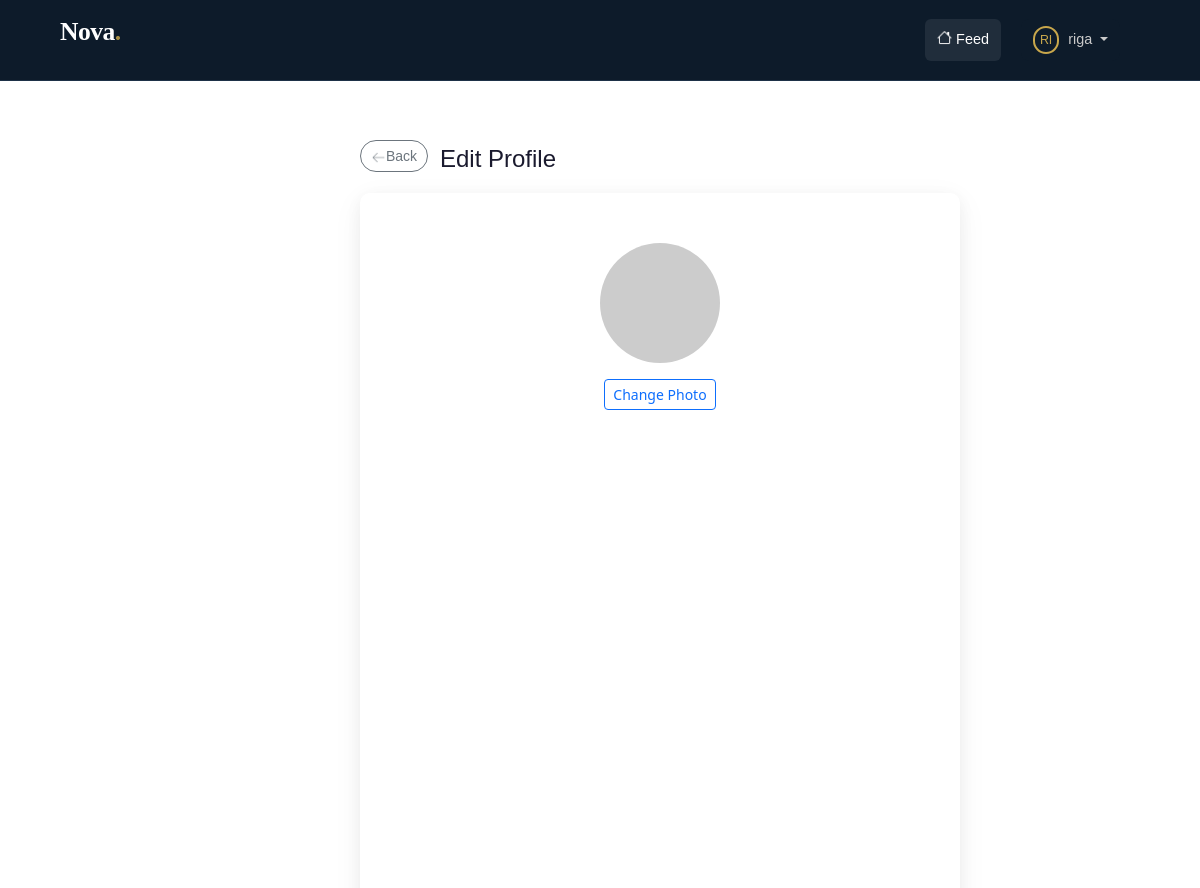
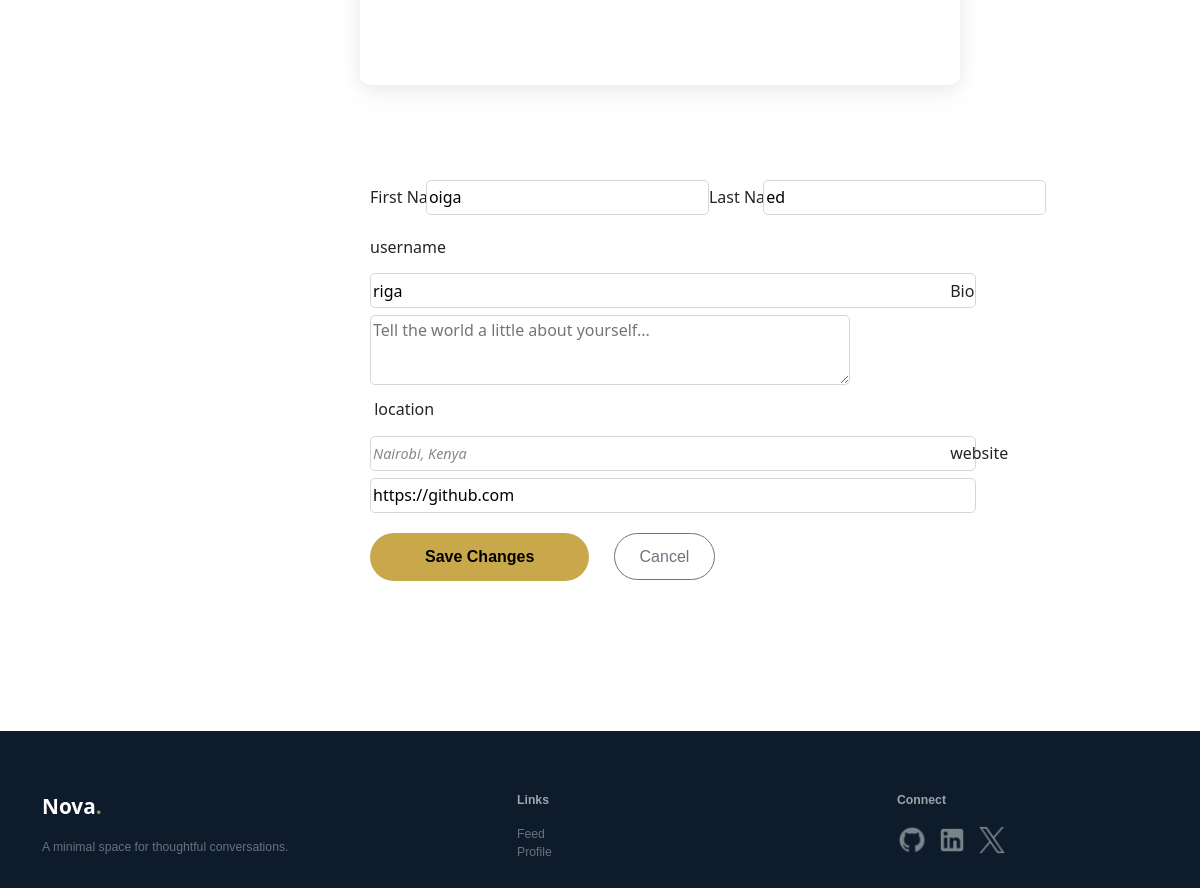
The page /edit_profile (signed in) on the database its author committed (2 pictures, top to bottom).
### app/models.py (models this page shows, shortened)
class User(db.Model, UserMixin):
    id = db.Column(db.Integer, primary_key=True)
    first_name = db.Column(db.String(64), index=True)
    last_name = db.Column(db.String(64), index=True)
    username = db.Column(db.String(64), index=True, unique=True)
    email = db.Column(db.String(120), index=True, unique=True)
    bio = db.Column(db.String(140))
    location = db.Column(db.String(64))
    website = db.Column(db.String(120))
    password_hash = db.Column(db.String(128))
    posts = db.relationship('Post', backref='author', lazy='dynamic')
    member_since = db.Column(db.DateTime, default=datetime.utcnow)

### app/routes.py (the view)
@app.route('/edit_profile', methods=['GET', 'POST'])
@login_required
def edit_profile():
    form = EditProfileForm(current_user.username)
    if form.validate_on_submit():
        current_user.username = form.username.data
        current_user.first_name = form.first_name.data
        current_user.last_name = form.last_name.data
        current_user.bio = form.bio.data
        current_user.location = form.location.data
        current_user.website = form.website.data
        db.session.commit()
        flash('Your changes have been saved.', 'success')
        return redirect(url_for('edit_profile'))
    elif request.method == 'GET':
        form.username.data = current_user.username
        form.first_name.data = current_user.first_name
        form.last_name.data = current_user.last_name
        form.bio.data = current_user.bio
        form.location.data = current_user.location
        form.website.data = current_user.website
    return render_template('edit_profile.html', title=f'Edit Profile for {current_user.username}', form=form)

### app/forms.py (shortened to what this page needs)
class EditProfileForm(FlaskForm):
    first_name = StringField('First Name')
    last_name = StringField('Last Name')
    username = StringField('username')
    bio = TextAreaField('Bio', render_kw={"placeholder": "Tell the world a little about yourself..."})
    location = StringField('location', render_kw={"placeholder": "Nairobi, Kenya"})
    website = StringField('website', render_kw={"placeholder": "https://yourwebsite.com"})
    submit = SubmitField('Save Changes')
    def __init__(self, original_username, *args, **kwargs) -> None:
        super(EditProfileForm, self).__init__(*args, **kwargs)
        self.original_username = original_username

### app/models.py (called while the page is built)
@login.user_loader
def load_user(id):
    return User.query.get(int(id))

### app/routes.py (called while the page is built)
@app.before_request
def before_request():
    if current_user.is_authenticated:
        current_user.last_seen = datetime.utcnow()
        db.session.commit()

### app/templates/edit_profile.html (shortened to what this page needs)
{% extends 'base.html' %}
{% block content %}
<section class="hero-edit-profile">
    <div class="hero-edit-profile-items">
        <a class="btn-back" href="{{ url_for('profile', username=current_user.username) }}"> <img class="btn-back-icon" src="{{ url_for('static', filename='images/grey-arrow-left-icon.png') }}" alt="">Back</a>
        <p style=" margin-top: -26px; margin-left: 80px; color: rgb(26, 26, 46); font-size: 24px; font-family: sans-serif; font-weight: 500;">  Edit Profile</p>
    </div>
</section>
<section class="main-edit-profile">
    <div class="edit-profile-card">
        <div class="mb-3 text-center">
            <img id="photoPreview" src="https://via.placeholder.com/120" alt="Profile Photo" class="rounded-circle mb-3" width="120" height="120" style="object-fit: cover;">
            <div>
                <button type="button" class="btn btn-outline-primary btn-sm" id="changePhotoBtn">
                    Change Photo
                </button>
            </div>
        </div>
    </div>
        <div class="form-body">
            <form action="" method="post" enctype="multipart/form-data" novalidate>
                <div class="name-fields-edit-profile">
                    <div class="field-ep-1">
                        {{ form.first_name.label(class="form-label-edit-profile") }}
                        {{ form.first_name(size=25, class="form-control-edit-profile") }}
                    </div>
                    <div class="field-ep-2">
                        {{ form.last_name.label(class="form-label-edit-profile") }}
                        {{ form.last_name(size=25, class="form-control-edit-profile") }}
                    </div>
                </div>
                {{ form.username.label(class="form-label-edit-profile") }} <br>
                {{ form.username(size=60, class="form-control-edit-profile") }}
                {{ form.bio.label(class="form-label-edit-profile") }} <br>
                {{ form.bio(size=60, class="form-bio") }}
                {{ form.location.label(class="form-label-location") }} <br>
                {{ form.location(size=60, class="form-control-edit-profile") }}
                {{ form.website.label(class="form-label-edit-profile") }} <br>
                {{ form.website(size=60, class="form-control-edit-profile") }}
                <div class="form-submit-edit-profile">
                    {{ form.submit(class="btn-save-changes") }} <a class="btn-cancel-changes" href="{{ url_for('profile', username=current_user.username) }}">Cancel</a>
                </div>
            </form>
        </div>
</section>
<section class="footer-pg2">
    <div class="container" style="margin-top: 50px;">
        <div class="row">
            <div class="col-md-5">
                <a class="navbar-brand-footer d-flex">Nova<div style="color: rgb(168, 143, 70);"><p>.</p></div></a>
                <p class="footer-text">A minimal space for thoughtful conversations.</p>
            </div>
            <div class="col-md-4 footer-links footer-text">
                <p class="footer-title">Links</p>
                <ul class="list-unstyled">
                    <li><a href="{{ url_for('feed') }}">Feed</a></li>
                    <li><a href="{{ url_for('profile', username=current_user.username) }}">Profile</a></li>
                </ul>
            </div>
            <div class="col-md-3">
                <p class="footer-title">Connect</p>
                <div class="d-flex justify-content-start">
                    <a class="btn-social" href="#"><img src="{{ url_for('static', filename='images/github-logo.png') }}" alt="GitHub" class="img-fluid"></a>
                    <a class="btn-social" href="#"><img src="{{ url_for('static', filename='images/linkedin-logo.png') }}" alt="LinkedIn" class="img-fluid"></a>
                    <a class="btn-social" href="#"><img src="{{ url_for('static', filename='images/x-logo.png') }}" alt="X" class="img-fluid"></a>
                </div>
            </div>
        </div>
    </div>
</section>
{% endblock %}

### app/templates/base.html (shortened to what this page needs)
<!DOCTYPE html>
<html lang="en">
    <head>
        <link href="https://cdn.jsdelivr.net/npm/bootstrap@5.3.8/dist/css/bootstrap.min.css"
         rel="stylesheet"
>
          <link rel="stylesheet" href="{{ url_for('static', filename='css/styles.css') }}">
    </head>
    <body>
        <div class="navbar">
            <nav class="navbar navbar-expand-lg fixed-top">
                <div class=" nav container-fluid">
                    {% if current_user.is_authenticated %}
                        <a class="navbar-brand d-flex" href="{{ url_for('feed') }}">Nova<div style="color: rgb(168, 143, 70);"><p>.</p></div></a>
                        <div class="collapse navbar-collapse" id="navbarNav">
                            <ul class="navbar-nav me-5 d-flex ms-auto">
                                <div>
                                    <li class="d-flex align-items-center">
                                        <a class="btn-7" aria-current="page" href="{{ url_for('feed') }}">
                                            <img src="{{ url_for('static', filename='images/House-icon.png') }}" alt="Icon" class="nav-icon">
                                            Feed
                                        </a>
                                    </li>
                                </div>
                                <div class="dropdown">
                                    <li class="btn-dropdown_nav dropdown-toggle" role="button" id="dropdownMenuLink" data-bs-toggle="dropdown" aria-expanded="false"
                                            data-bs-toggle="dropdown">
                                        <a class="btn-username" aria-current="page" href="#">{{ current_user.username[:2] | upper }}</a>
                                        {{ current_user.username }}
                                     </li>
                                </div>
                            </ul>
                        </div>
                    {% endif %}
                </div>
            </nav>
        </div>
        {% block content %}{% endblock %}
    </body>
</html>

### app/static/css/styles.css (style rules this page uses)
input::placeholder { color: #888; font-style: italic; font-size: 0.9rem; }
button { all: unset; }
.navbar { background-color: rgb(13, 27, 42); padding-left: 60px; padding-right: 20px; border-bottom: 1px solid; border-color: rgb(30, 49, 71); width: 100%; }
.navbar-brand { font-family: serif; color: white !important; font-weight: 700; font-size: 25.6px; letter-spacing: -0.512px; }
.navbar-brand-footer { color: white !important; font-weight: bold; font-size: 1.3rem; text-decoration: none; }
.btn-social { margin-right: 10px; width: 30px; height: 30px; }
.footer-text { font-family: sans-serif; font-weight: 400; font-size: 12.25px; color: rgb(104, 114, 124); }
.list-unstyled a { color: rgb(104, 114, 124); text-decoration: none; transition: all 0.3s ease; }
.footer-title { font-family: sans-serif; font-weight: 600; font-size: 12.25px; color: RGBA(255, 255, 255, 0.6); }
.form-body { text-align: left; padding: 30px; margin-left: 10px; }
.btn-7 { font-family: sans-serif; font-size: 14.4px; font-weight: 500; color:#ffffff; background-color: rgb(32, 45, 59); text-decoration: none; padding: 5px 12px; padding-top: 10px; padding-bottom: 10px; margin-right: 20px; border-radius: 6px; }
.btn-username { margin-right: 5px; text-decoration: none; padding: 5px 5px; border: 2px solid rgb(200,167,76); border-radius: 43px; font-size: 12.4px; font-weight: 100; color: rgb(200,167,76); }
.nav-icon { width: 15px; height: 15px; margin-bottom: 6px; padding-bottom: 0px; }
.btn-dropdown_nav { border-radius: 8px; background-color: rgb(13, 27, 42); color: #cacaca; font-family: sans-serif; font-size: 14.4px; padding: 10.2px 12px; }
.footer-pg2 { margin-top: 10%; background-color: rgb(13, 27, 42); color: white; padding: 10px; }
.hero-edit-profile { margin-top: 110px; margin-left: 30%; }
.btn-back { text-decoration: none; font-size: 14px; font-family: sans-serif; font-weight: 400; color: rgb(108,117,125); border: 1px rgb(108,117,125) solid; border-radius: 40px; padding: 7px 10px; margin-top: 20px; }
.btn-back-icon { width: 15px; height: 15px; }
.main-edit-profile { margin-left: 30%; }
.edit-profile-card { position: center; border-radius: 10px; padding: 50px; height: 780px; margin-bottom: 50px; width: 600px; box-shadow: rgba(17, 17, 26, 0.05) 0px 4px 16px, rgba(17, 17, 26, 0.05) 0px 8px 32px;; }
.name-fields-edit-profile { display: flex; gap: 30px; }
.field-ep-1 { margin-left: 0px; }
.field-ep-2 { margin-right: -50px; }
.form-label-edit-profile { margin-left: -30px; margin-top: 20px; }
.form-control-edit-profile { border-radius: 5px; border: 1px rgb(212, 215, 217) solid; height: 35px; margin-top: 7px; margin-left: -30px; }
.form-bio { border-radius: 5px; border: 1px rgb(212, 215, 217) solid; height: 70px; width: 480px; margin-top: 7px; margin-bottom: 30px; margin-left: -30px; }
.btn-save-changes { background-color: rgb(201,168,76); text-decoration: none; font-size: 16px; font-family: sans-serif; font-weight: 600; color: rgb(0, 0, 0); border: 1px; border-radius: 40px; padding: 12px 55px; margin-left: -30px; margin-top: 20px; transition: all 0.3s ease; }
.btn-cancel-changes { margin-left: 20px; text-decoration: none; font-size: 16px; font-family: sans-serif; font-weight: 400; color: rgb(108,117,125); border: 1px rgb(108,117,125) solid; border-radius: 40px; padding: 14px 25px; margin-top: 20px; }
.form-label-location { margin-left: -480px; }

### rows shown on the page
User: username "RI", username "riga", first_name "oiga", last_name "ed", website "https://github.com"
